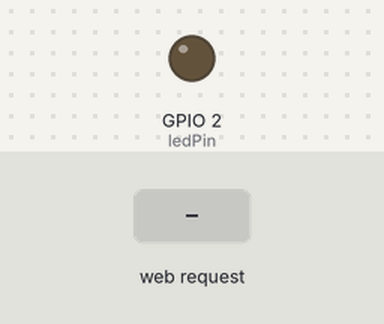
The sketch below on a simulated ESP32. On the bench: output pins drawn as LEDs (lit = HIGH). The test bench sets the inputs (shaded band). What the sketch prints to the serial monitor is not drawn.

Above: at 1.2 s.
1.3 s: HTTP request GET /set?value=1 received
At 1.6 s:
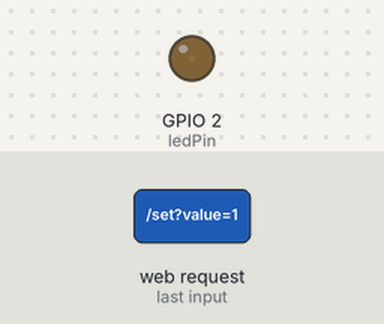
2.8 s: HTTP request GET /set?value=120 received
At 3.9 s:
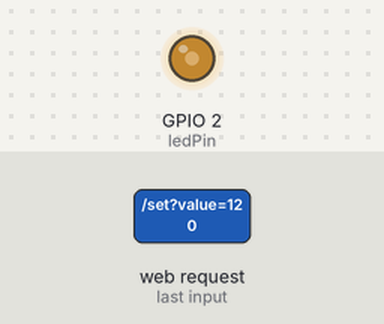
Timing chart, 0 to 5.8 s (numbered marks = the images above; inputs shaded):
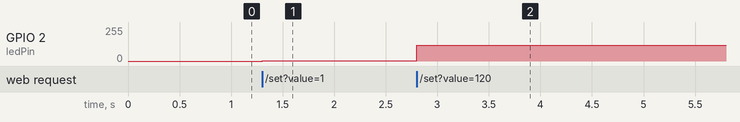

The sketch:

ex07.ino
```cpp
#include <WiFi.h>
#include <WebServer.h>

const char* ap_ssid = "ESP32-EX07";
const char* ap_pass = "12345678";

const int ledPin = 2;
const int freq = 5000;
const int resolution = 8;

WebServer server(80);

void handleRoot() {
  const char* html = "<!doctype html>\n"
    "<html><head><meta charset=\"UTF-8\">\n"
    "<html><head><meta name=\"viewport\" content=\"width=device-width,initial-scale=1\">\n"
    "<title>Web Dimmer</title>\n"
    "</head><body style=\"font-family:Arial;text-align:center;padding:20px\">\n"
    "<h2>Web 无极调光器</h2>\n"
    "<input id=\"s\" type=\"range\" min=\"0\" max=\"255\" value=\"0\" style=\"width:80%\">\n"
    "<div style=\"margin-top:12px\">亮度: <span id=\"v\">0</span></div>\n"
    "<script>\n"
    "let s=document.getElementById('s');let v=document.getElementById('v');\n"
    "let t=0;function send(val){fetch('/set?value='+val).catch(e=>console.log(e));}\n"
    "s.addEventListener('input',e=>{v.textContent=e.target.value;clearTimeout(t);t=setTimeout(()=>send(e.target.value),20);});\n"
    "</script>\n"
    "</body></html>\n";
  server.send(200, "text/html", html);
}

void handleSet() {
  if (server.hasArg("value")) {
    int v = server.arg("value").toInt();
    if (v < 0) v = 0; if (v > 255) v = 255;
    ledcWrite(ledPin, v);
    server.send(200, "text/plain", "OK");
  } else {
    server.send(400, "text/plain", "missing value");
  }
}

void setup() {
  Serial.begin(115200);
  pinMode(ledPin, OUTPUT);
  digitalWrite(ledPin, LOW);

  WiFi.mode(WIFI_AP);
  WiFi.softAP(ap_ssid, ap_pass);
  Serial.print("AP "); Serial.println(ap_ssid);

  ledcAttach(ledPin, freq, resolution);

  server.on("/", HTTP_GET, handleRoot);
  server.on("/set", HTTP_GET, handleSet);
  server.begin();

  Serial.println("ex07 Web 无极调光器 已启动");
}

void loop() {
  server.handleClient();
}
```

Measured:
- after the input at 1.3 s, GPIO 2 (ledPin): 0/255 → 1/255 at once
- after the input at 2.8 s, GPIO 2 (ledPin): 1/255 → 120/255 at once
